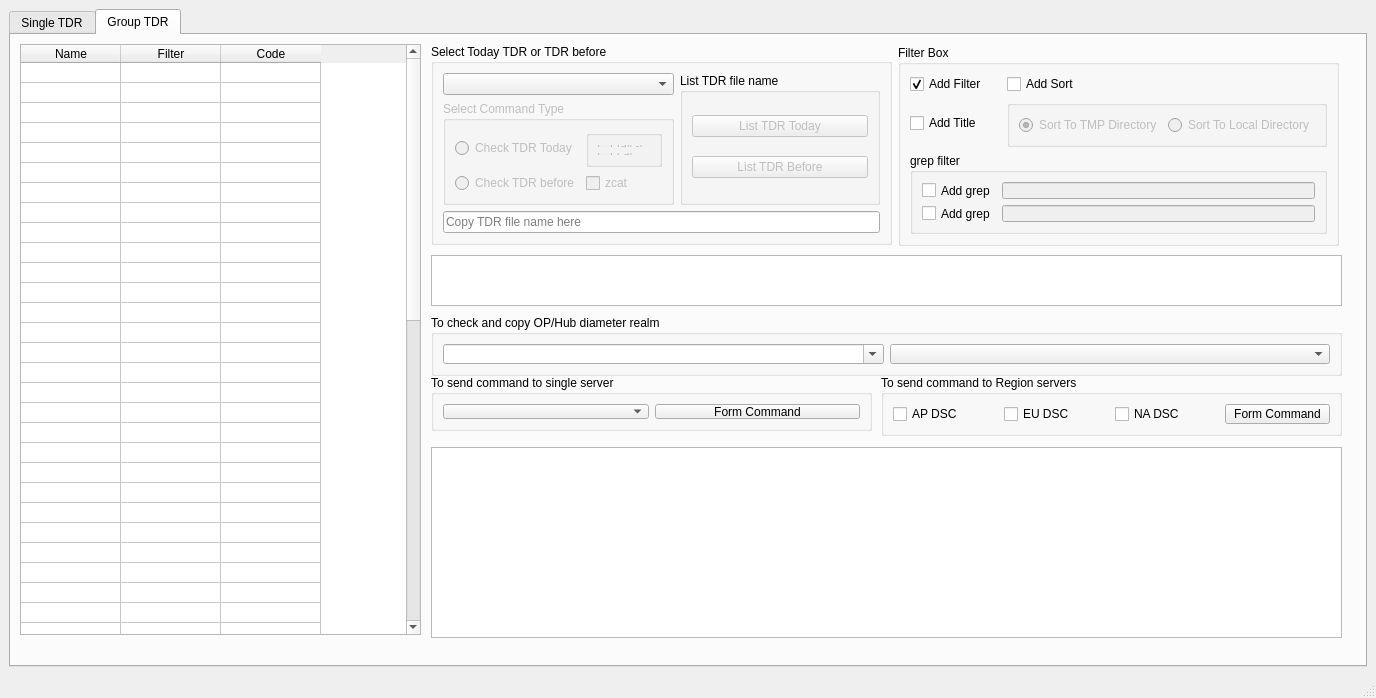
<?xml version="1.0" encoding="UTF-8"?>
<ui version="4.0">
 <class>Input_TDR</class>
 <widget class="QMainWindow" name="Input_TDR">
  <property name="geometry">
   <rect>
    <x>0</x>
    <y>0</y>
    <width>1376</width>
    <height>698</height>
   </rect>
  </property>
  <property name="windowTitle">
   <string>TDR Reader v3.2.1</string>
  </property>
  <widget class="QWidget" name="centralwidget">
   <layout class="QGridLayout" name="gridLayout_10">
    <item row="0" column="0">
     <widget class="QTabWidget" name="SingleTDR">
      <property name="currentIndex">
       <number>1</number>
      </property>
      <widget class="QWidget" name="tab">
       <attribute name="title">
        <string>Single TDR</string>
       </attribute>
       <layout class="QGridLayout" name="gridLayout_3">
        <item row="0" column="0">
         <widget class="QFrame" name="frame">
          <property name="frameShape">
           <enum>QFrame::NoFrame</enum>
          </property>
          <widget class="QPlainTextEdit" name="plainTextEdit_TDR">
           <property name="geometry">
            <rect>
             <x>30</x>
             <y>40</y>
             <width>1241</width>
             <height>381</height>
            </rect>
           </property>
           <property name="palette">
            <palette>
             <active>
              <colorrole role="Base">
               <brush brushstyle="SolidPattern">
                <color alpha="255">
                 <red>255</red>
                 <green>255</green>
                 <blue>255</blue>
                </color>
               </brush>
              </colorrole>
             </active>
             <inactive>
              <colorrole role="Base">
               <brush brushstyle="SolidPattern">
                <color alpha="255">
                 <red>255</red>
                 <green>255</green>
                 <blue>255</blue>
                </color>
               </brush>
              </colorrole>
             </inactive>
             <disabled>
              <colorrole role="Base">
               <brush brushstyle="SolidPattern">
                <color alpha="255">
                 <red>240</red>
                 <green>240</green>
                 <blue>240</blue>
                </color>
               </brush>
              </colorrole>
             </disabled>
            </palette>
           </property>
          </widget>
          <widget class="QLabel" name="label">
           <property name="geometry">
            <rect>
             <x>9</x>
             <y>9</y>
             <width>311</width>
             <height>16</height>
            </rect>
           </property>
           <property name="font">
            <font>
             <weight>75</weight>
             <bold>true</bold>
            </font>
           </property>
           <property name="text">
            <string>Put Single TDR content into below box</string>
           </property>
          </widget>
          <widget class="QPushButton" name="pushButton">
           <property name="geometry">
            <rect>
             <x>570</x>
             <y>480</y>
             <width>161</width>
             <height>41</height>
            </rect>
           </property>
           <property name="font">
            <font>
             <pointsize>11</pointsize>
             <weight>75</weight>
             <bold>true</bold>
            </font>
           </property>
           <property name="text">
            <string>show</string>
           </property>
          </widget>
         </widget>
        </item>
       </layout>
      </widget>
      <widget class="QWidget" name="tab_2">
       <attribute name="title">
        <string>Group TDR</string>
       </attribute>
       <widget class="QPlainTextEdit" name="plainTextEdit_SSHoutput">
        <property name="geometry">
         <rect>
          <x>420</x>
          <y>412</y>
          <width>911</width>
          <height>191</height>
         </rect>
        </property>
        <property name="plainText">
         <string/>
        </property>
       </widget>
       <widget class="QTableWidget" name="tableWidget_filterTable">
        <property name="enabled">
         <bool>true</bool>
        </property>
        <property name="geometry">
         <rect>
          <x>9</x>
          <y>9</y>
          <width>401</width>
          <height>591</height>
         </rect>
        </property>
        <property name="rowCount">
         <number>60</number>
        </property>
        <attribute name="horizontalHeaderMinimumSectionSize">
         <number>20</number>
        </attribute>
        <attribute name="verticalHeaderVisible">
         <bool>false</bool>
        </attribute>
        <attribute name="verticalHeaderDefaultSectionSize">
         <number>20</number>
        </attribute>
        <row/>
        <row/>
        <row/>
        <row/>
        <row/>
        <row/>
        <row/>
        <row/>
        <row/>
        <row/>
        <row/>
        <row/>
        <row/>
        <row/>
        <row/>
        <row/>
        <row/>
        <row/>
        <row/>
        <row/>
        <row/>
        <row/>
        <row/>
        <row/>
        <row/>
        <row/>
        <row/>
        <row/>
        <row/>
        <row/>
        <row/>
        <row/>
        <row/>
        <row/>
        <row/>
        <row/>
        <row/>
        <row/>
        <row/>
        <row/>
        <row/>
        <row/>
        <row/>
        <row/>
        <row/>
        <row/>
        <row/>
        <row/>
        <row/>
        <row/>
        <row/>
        <row/>
        <row/>
        <row/>
        <row/>
        <row/>
        <row/>
        <row/>
        <row/>
        <row/>
        <column>
         <property name="text">
          <string>Name</string>
         </property>
        </column>
        <column>
         <property name="text">
          <string>Filter</string>
         </property>
        </column>
        <column>
         <property name="text">
          <string>Code</string>
         </property>
        </column>
       </widget>
       <widget class="QGroupBox" name="groupBox">
        <property name="geometry">
         <rect>
          <x>420</x>
          <y>9</y>
          <width>461</width>
          <height>201</height>
         </rect>
        </property>
        <property name="title">
         <string>Select Today TDR or TDR before </string>
        </property>
        <layout class="QGridLayout" name="gridLayout">
         <item row="0" column="0">
          <widget class="QComboBox" name="comboBox_chooseServer">
           <property name="enabled">
            <bool>true</bool>
           </property>
           <property name="acceptDrops">
            <bool>false</bool>
           </property>
           <property name="autoFillBackground">
            <bool>false</bool>
           </property>
           <property name="locale">
            <locale language="English" country="UnitedStatesMinorOutlyingIslands"/>
           </property>
           <property name="editable">
            <bool>false</bool>
           </property>
           <property name="currentText">
            <string/>
           </property>
           <property name="minimumContentsLength">
            <number>0</number>
           </property>
           <property name="iconSize">
            <size>
             <width>16</width>
             <height>16</height>
            </size>
           </property>
          </widget>
         </item>
         <item row="0" column="1" rowspan="2">
          <widget class="QGroupBox" name="groupBox_listTDR">
           <property name="enabled">
            <bool>true</bool>
           </property>
           <property name="title">
            <string>List TDR file name</string>
           </property>
           <property name="flat">
            <bool>false</bool>
           </property>
           <property name="checkable">
            <bool>false</bool>
           </property>
           <property name="checked">
            <bool>false</bool>
           </property>
           <layout class="QGridLayout" name="gridLayout_6">
            <item row="0" column="0">
             <widget class="QPushButton" name="pushButton_list_TDR_today">
              <property name="enabled">
               <bool>false</bool>
              </property>
              <property name="text">
               <string>List TDR Today</string>
              </property>
             </widget>
            </item>
            <item row="1" column="0">
             <widget class="QPushButton" name="pushButton_list_TDR_Before">
              <property name="enabled">
               <bool>false</bool>
              </property>
              <property name="text">
               <string>List TDR Before</string>
              </property>
             </widget>
            </item>
           </layout>
          </widget>
         </item>
         <item row="1" column="0">
          <widget class="QGroupBox" name="groupBox_commandType">
           <property name="enabled">
            <bool>false</bool>
           </property>
           <property name="title">
            <string>Select Command Type</string>
           </property>
           <layout class="QGridLayout" name="gridLayout_11">
            <item row="0" column="0">
             <widget class="QRadioButton" name="radioButton_TDR_Today">
              <property name="text">
               <string>Check TDR Today</string>
              </property>
             </widget>
            </item>
            <item row="0" column="1">
             <widget class="QGroupBox" name="groupBox_todaycommand">
              <property name="enabled">
               <bool>false</bool>
              </property>
              <property name="title">
               <string/>
              </property>
              <layout class="QGridLayout" name="gridLayout_4">
               <item row="0" column="0">
                <widget class="QCheckBox" name="checkBox_tail">
                 <property name="enabled">
                  <bool>false</bool>
                 </property>
                 <property name="text">
                  <string>tail -f</string>
                 </property>
                </widget>
               </item>
               <item row="1" column="0">
                <widget class="QCheckBox" name="checkBox_cat">
                 <property name="enabled">
                  <bool>false</bool>
                 </property>
                 <property name="text">
                  <string>cat</string>
                 </property>
                </widget>
               </item>
              </layout>
             </widget>
            </item>
            <item row="1" column="0">
             <widget class="QRadioButton" name="radioButton_TDR_Before">
              <property name="text">
               <string>Check TDR before</string>
              </property>
             </widget>
            </item>
            <item row="1" column="1">
             <widget class="QCheckBox" name="checkBox_zcat">
              <property name="enabled">
               <bool>false</bool>
              </property>
              <property name="text">
               <string>zcat</string>
              </property>
             </widget>
            </item>
           </layout>
          </widget>
         </item>
         <item row="2" column="0" colspan="2">
          <widget class="QLineEdit" name="lineEdit_filename">
           <property name="enabled">
            <bool>true</bool>
           </property>
           <property name="placeholderText">
            <string>Copy TDR file name here</string>
           </property>
          </widget>
         </item>
        </layout>
        <zorder>groupBox_listTDR</zorder>
        <zorder>comboBox_chooseServer</zorder>
        <zorder>groupBox_commandType</zorder>
        <zorder>lineEdit_filename</zorder>
       </widget>
       <widget class="QGroupBox" name="groupBox_2">
        <property name="geometry">
         <rect>
          <x>887</x>
          <y>10</y>
          <width>441</width>
          <height>201</height>
         </rect>
        </property>
        <property name="title">
         <string>Filter Box</string>
        </property>
        <layout class="QGridLayout" name="gridLayout_2">
         <item row="3" column="0" colspan="3">
          <widget class="QGroupBox" name="groupBox_grep">
           <property name="title">
            <string>grep filter</string>
           </property>
           <layout class="QGridLayout" name="gridLayout_7">
            <item row="0" column="0">
             <widget class="QCheckBox" name="checkBox_grep1">
              <property name="text">
               <string>Add grep</string>
              </property>
             </widget>
            </item>
            <item row="0" column="1">
             <widget class="QLineEdit" name="lineEdit_grep1">
              <property name="enabled">
               <bool>false</bool>
              </property>
             </widget>
            </item>
            <item row="1" column="0">
             <widget class="QCheckBox" name="checkBox_grep2">
              <property name="text">
               <string>Add grep</string>
              </property>
             </widget>
            </item>
            <item row="1" column="1">
             <widget class="QLineEdit" name="lineEdit_grep2">
              <property name="enabled">
               <bool>false</bool>
              </property>
             </widget>
            </item>
           </layout>
          </widget>
         </item>
         <item row="0" column="0">
          <widget class="QCheckBox" name="checkBox_AddFilter">
           <property name="text">
            <string>Add Filter</string>
           </property>
           <property name="checked">
            <bool>true</bool>
           </property>
          </widget>
         </item>
         <item row="1" column="0">
          <widget class="QCheckBox" name="checkBox_AddTitle">
           <property name="enabled">
            <bool>true</bool>
           </property>
           <property name="text">
            <string>Add Title</string>
           </property>
          </widget>
         </item>
         <item row="1" column="1" colspan="2">
          <widget class="QGroupBox" name="groupBox_Sort">
           <property name="enabled">
            <bool>false</bool>
           </property>
           <property name="title">
            <string/>
           </property>
           <layout class="QGridLayout" name="gridLayout_12">
            <item row="0" column="0">
             <widget class="QRadioButton" name="radioButton_ToTMPDirectory">
              <property name="text">
               <string>Sort To TMP Directory</string>
              </property>
              <property name="checked">
               <bool>true</bool>
              </property>
             </widget>
            </item>
            <item row="0" column="1">
             <widget class="QRadioButton" name="radioButton_ToLocalDirectory">
              <property name="text">
               <string>Sort To Local Directory</string>
              </property>
             </widget>
            </item>
           </layout>
          </widget>
         </item>
         <item row="0" column="1" colspan="2">
          <widget class="QCheckBox" name="checkBox_AddSort">
           <property name="enabled">
            <bool>true</bool>
           </property>
           <property name="text">
            <string>Add Sort</string>
           </property>
          </widget>
         </item>
        </layout>
       </widget>
       <widget class="QTextEdit" name="textEdit_test">
        <property name="enabled">
         <bool>true</bool>
        </property>
        <property name="geometry">
         <rect>
          <x>420</x>
          <y>220</y>
          <width>911</width>
          <height>51</height>
         </rect>
        </property>
        <property name="html">
         <string>&lt;!DOCTYPE HTML PUBLIC &quot;-//W3C//DTD HTML 4.0//EN&quot; &quot;http://www.w3.org/TR/REC-html40/strict.dtd&quot;&gt;
&lt;html&gt;&lt;head&gt;&lt;meta name=&quot;qrichtext&quot; content=&quot;1&quot; /&gt;&lt;style type=&quot;text/css&quot;&gt;
p, li { white-space: pre-wrap; }
&lt;/style&gt;&lt;/head&gt;&lt;body style=&quot; font-family:'MS Shell Dlg 2'; font-size:8.25pt; font-weight:400; font-style:normal;&quot;&gt;
&lt;p style=&quot; margin-top:0px; margin-bottom:0px; margin-left:0px; margin-right:0px; -qt-block-indent:0; text-indent:0px;&quot;&gt; &lt;/p&gt;&lt;/body&gt;&lt;/html&gt;</string>
        </property>
       </widget>
       <widget class="QGroupBox" name="groupBox_3">
        <property name="geometry">
         <rect>
          <x>420</x>
          <y>340</y>
          <width>441</width>
          <height>56</height>
         </rect>
        </property>
        <property name="title">
         <string>To send command to single server</string>
        </property>
        <layout class="QGridLayout" name="gridLayout_5">
         <item row="0" column="0">
          <widget class="QComboBox" name="comboBox_chooseServer_2">
           <property name="enabled">
            <bool>true</bool>
           </property>
           <property name="acceptDrops">
            <bool>false</bool>
           </property>
           <property name="autoFillBackground">
            <bool>false</bool>
           </property>
           <property name="locale">
            <locale language="English" country="UnitedStatesMinorOutlyingIslands"/>
           </property>
           <property name="editable">
            <bool>false</bool>
           </property>
           <property name="currentText">
            <string/>
           </property>
           <property name="minimumContentsLength">
            <number>0</number>
           </property>
           <property name="iconSize">
            <size>
             <width>16</width>
             <height>16</height>
            </size>
           </property>
          </widget>
         </item>
         <item row="0" column="1">
          <widget class="QPushButton" name="pushButton_FormCommand">
           <property name="text">
            <string>Form Command</string>
           </property>
          </widget>
         </item>
        </layout>
       </widget>
       <widget class="QGroupBox" name="groupBox_4">
        <property name="geometry">
         <rect>
          <x>870</x>
          <y>340</y>
          <width>461</width>
          <height>61</height>
         </rect>
        </property>
        <property name="title">
         <string>To send command to Region servers</string>
        </property>
        <layout class="QGridLayout" name="gridLayout_8">
         <item row="0" column="0">
          <widget class="QCheckBox" name="checkBox_AP_Servers">
           <property name="text">
            <string>AP DSC</string>
           </property>
          </widget>
         </item>
         <item row="0" column="3">
          <widget class="QPushButton" name="pushButton_multiServer">
           <property name="text">
            <string>Form Command</string>
           </property>
          </widget>
         </item>
         <item row="0" column="2">
          <widget class="QCheckBox" name="checkBox_NA_Servers">
           <property name="text">
            <string>NA DSC</string>
           </property>
          </widget>
         </item>
         <item row="0" column="1">
          <widget class="QCheckBox" name="checkBox_EU_Servers">
           <property name="text">
            <string>EU DSC</string>
           </property>
          </widget>
         </item>
        </layout>
       </widget>
       <widget class="QGroupBox" name="groupBox_5">
        <property name="geometry">
         <rect>
          <x>420</x>
          <y>280</y>
          <width>911</width>
          <height>61</height>
         </rect>
        </property>
        <property name="title">
         <string>To check and copy OP/Hub diameter realm</string>
        </property>
        <layout class="QGridLayout" name="gridLayout_9">
         <item row="0" column="1">
          <widget class="QComboBox" name="comboBox_realmselection"/>
         </item>
         <item row="0" column="0">
          <widget class="QComboBox" name="comboBox_OpName">
           <property name="editable">
            <bool>true</bool>
           </property>
          </widget>
         </item>
        </layout>
       </widget>
      </widget>
     </widget>
    </item>
   </layout>
  </widget>
  <widget class="QMenuBar" name="menubar">
   <property name="geometry">
    <rect>
     <x>0</x>
     <y>0</y>
     <width>1376</width>
     <height>21</height>
    </rect>
   </property>
  </widget>
  <widget class="QStatusBar" name="statusbar"/>
 </widget>
 <resources/>
 <connections/>
</ui>
